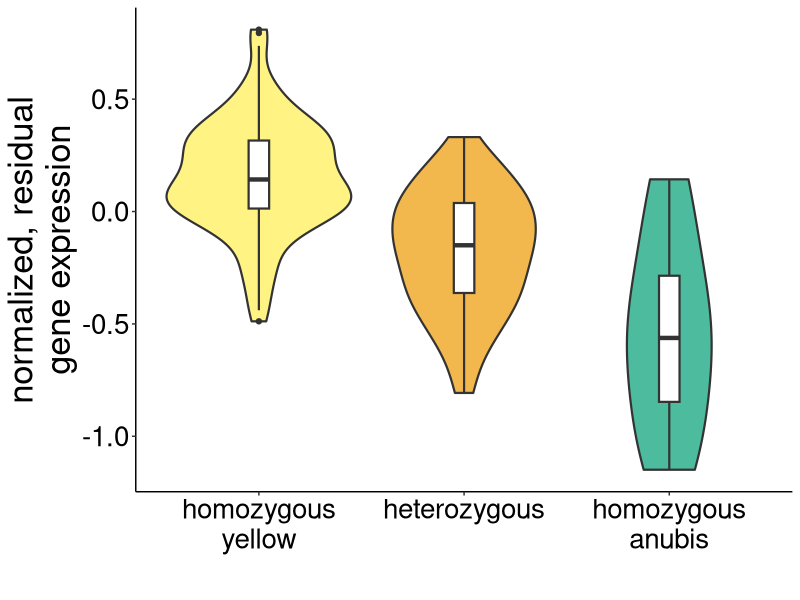
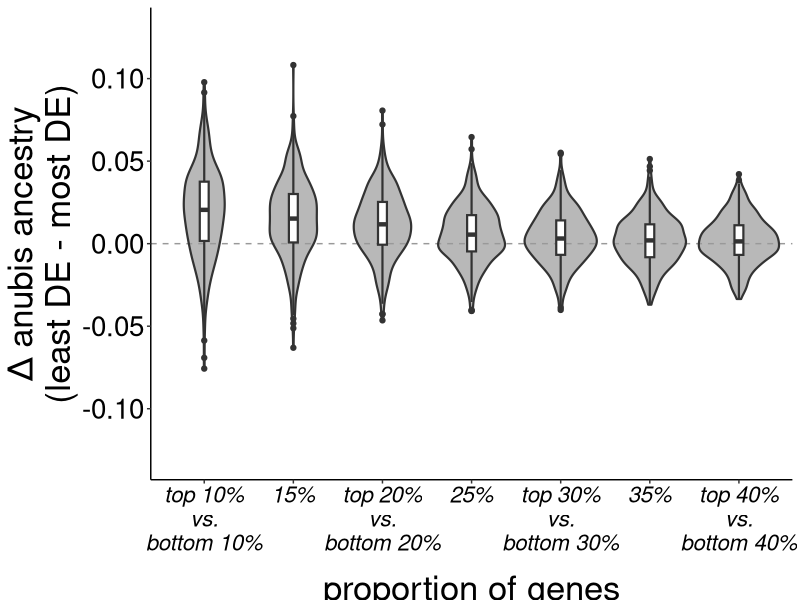
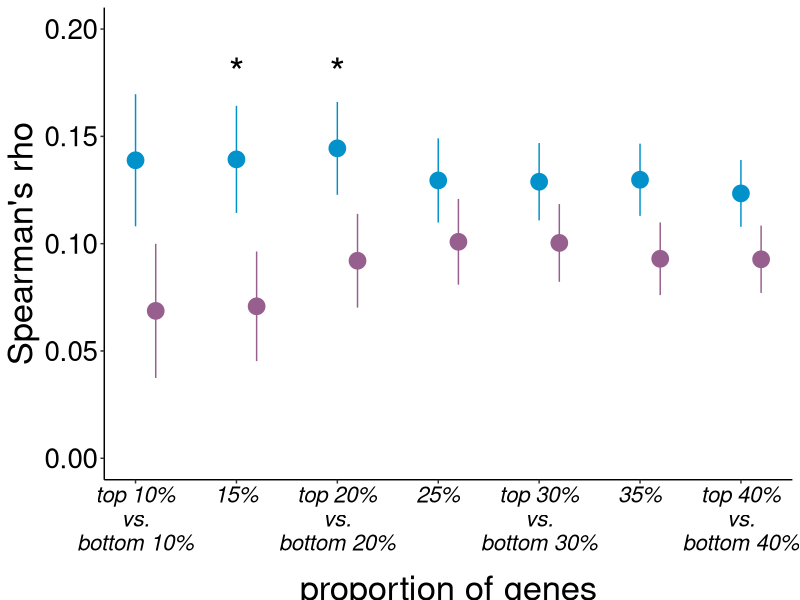

The R source for these figures, in order:
# Script for recreating figure 4A, 4B, and 4C
# Note that the cartoon gene expression drawings beneath 4A and cartoon distribution in 4C were created in Keynote 8.1

# Load R libraries
library(ggplot2)

#############################################################################################################################
# Figure 4A
#############################################################################################################################

# Load Figure 4A results

# main panel
gene <- read.table("./RESULTS/fig4_example_gene.txt", header=T) # example gene MRPL2

ggplot(gene) + 
  geom_violin(aes(x=as.factor(nearest_state), y=expression, fill=as.factor(nearest_state)), alpha=0.7, size=0.75) + 
  geom_boxplot(aes(x=as.factor(nearest_state), y=expression), width=0.1, size=0.75) + 
  scale_fill_manual(values=c("#FFED4F", "orange2", "#009E73")) + 
  scale_x_discrete(name="", labels=c("0" = "homozygous\nyellow", "1" = "heterozygous", "2" = "homozygous\nanubis")) + scale_y_continuous(name="normalized, residual\ngene expression") +
  theme_classic() + theme(legend.position = "none", axis.text = element_text(colour = "black"), text=element_text(size=25, family="Helvetica")) -> a

ggsave("fig4A_main.png")

# inset is produced based on a qq plot using all permutations. Code and data are not provided here due to memory constraints, but it is included when running r05.mash_linear_models.R

#############################################################################################################################
# Figure 4B
#############################################################################################################################
reduction <- read.table("./RESULTS/reduced_ancestry_in_DE_genes_per_individual.txt", header=T)
colnames(reduction) <- c('qqq', 't_data')

ggplot(data=reduction, aes(x=as.factor(qqq), y=t_data, group=qqq)) +
  geom_hline(yintercept=0, linetype="dashed", color="grey60") +
  geom_violin(alpha=0.7, size=0.75, fill="grey60") + 
  geom_boxplot(width=0.1, size=0.75) +
  scale_x_discrete(name="proportion of genes", 
                   labels=c("0.1" = "top 10%\nvs.\nbottom 10%", "0.15" = "15%", "0.2" = "top 20%\nvs.\nbottom 20%", "0.25" = "25%","0.3" = "top 30%\nvs.\nbottom 30%", "0.35" = "35%","0.4" = "top 40%\nvs.\nbottom 40%")) + 
  scale_y_continuous(name="\u0394 anubis ancestry\n(least DE - most DE)", limits=c(-0.13, 0.13))  +  
  theme_classic() +  theme(text=element_text(size=25, family="Helvetica"), axis.text = element_text(color="black"), axis.text.x = element_text(face="italic", size=16, family="Helvetica"), axis.title.x=element_text(vjust=-1))  -> b 

ggsave("fig4B.png")

#############################
# Figure 4C
#############################################################################################################################

# Load Figure 4C results
results <- read.table("./RESULTS/bootstrap_rho_results.txt", header=T)

# Quantiles to add asterisks to
subset(results, bootstrap_pval<0.05)$quantile
# 0.15 0.20

# Plot rho plus/minus SD
ggplot(data=results) +
  geom_pointrange(aes(x=quantile, y=rho_DE, ymin=rho_DE - sd_DE, ymax=rho_DE + sd_DE), fill="#0192CB", color="#0192CB", size=1, shape=21, stroke=1.5) +
  geom_pointrange(aes(x=quantile+0.01, y=rho_nDE, ymin=rho_nDE -  sd_nDE, ymax=rho_nDE + sd_nDE), fill="#965F8E", color="#965F8E", size=1, shape=21, stroke=1.5) +
  scale_x_continuous(name="proportion of genes", labels=c("0.1" = "top 10%\nvs.\nbottom 10%", "0.15" = "15%", "0.2" = "top 20%\nvs.\nbottom 20%", "0.25" = "25%","0.3" = "top 30%\nvs.\nbottom 30%", "0.35" = "35%","0.4" = "top 40%\nvs.\nbottom 40%"), breaks=seq(0.1,0.4, 0.05)) + scale_y_continuous("Spearman's rho", limits=c(0, 0.2)) +  theme_classic() +  theme(text=element_text(size=25, family="Helvetica"), axis.text = element_text(color="black"), axis.text.x = element_text(face="italic", size=16, family="Helvetica"), axis.title.x=element_text(vjust=-1)) + annotate("text", x = 0.15, y = 0.18, label = "*", size=10) +  annotate("text", x = 0.2, y = 0.18, label = "*", size=10) -> c

ggsave("fig4C.png")
